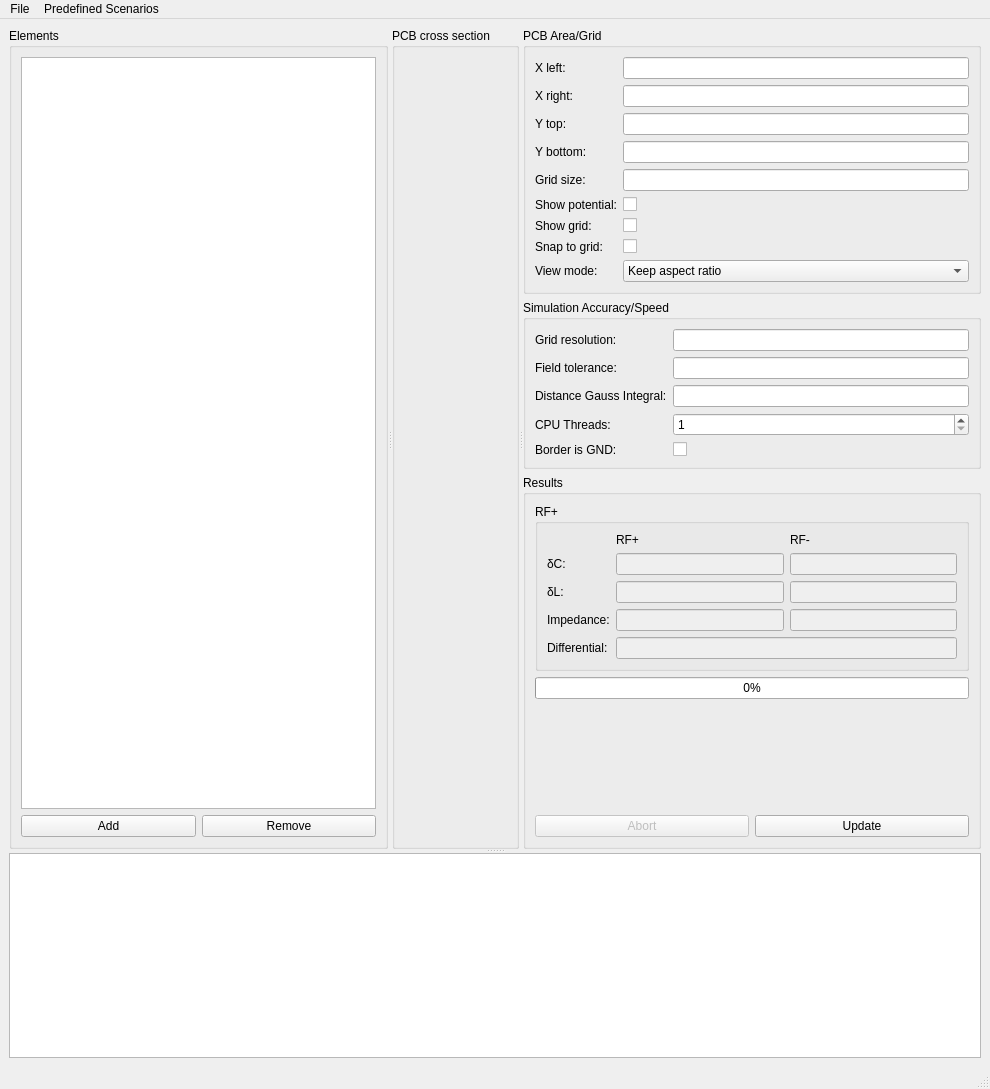
<?xml version="1.0" encoding="UTF-8"?>
<ui version="4.0">
 <class>MainWindow</class>
 <widget class="QMainWindow" name="MainWindow">
  <property name="enabled">
   <bool>true</bool>
  </property>
  <property name="geometry">
   <rect>
    <x>0</x>
    <y>0</y>
    <width>990</width>
    <height>1089</height>
   </rect>
  </property>
  <property name="windowTitle">
   <string>RF 2D Field Solver</string>
  </property>
  <property name="animated">
   <bool>true</bool>
  </property>
  <widget class="QWidget" name="centralwidget">
   <layout class="QVBoxLayout" name="verticalLayout_5">
    <item>
     <widget class="QSplitter" name="splitter_2">
      <property name="orientation">
       <enum>Qt::Vertical</enum>
      </property>
      <widget class="QSplitter" name="splitter">
       <property name="orientation">
        <enum>Qt::Horizontal</enum>
       </property>
       <widget class="QGroupBox" name="groupBox_3">
        <property name="title">
         <string>Elements</string>
        </property>
        <layout class="QVBoxLayout" name="verticalLayout_4">
         <item>
          <widget class="QTableView" name="table">
           <attribute name="horizontalHeaderStretchLastSection">
            <bool>true</bool>
           </attribute>
           <attribute name="verticalHeaderVisible">
            <bool>false</bool>
           </attribute>
          </widget>
         </item>
         <item>
          <layout class="QHBoxLayout" name="horizontalLayout">
           <item>
            <widget class="QPushButton" name="add">
             <property name="text">
              <string>Add</string>
             </property>
            </widget>
           </item>
           <item>
            <widget class="QPushButton" name="remove">
             <property name="text">
              <string>Remove</string>
             </property>
            </widget>
           </item>
          </layout>
         </item>
        </layout>
       </widget>
       <widget class="QGroupBox" name="groupBox_2">
        <property name="title">
         <string>PCB cross section</string>
        </property>
        <layout class="QVBoxLayout" name="verticalLayout_2">
         <item>
          <widget class="PCBView" name="view" native="true">
           <property name="sizePolicy">
            <sizepolicy hsizetype="Expanding" vsizetype="Expanding">
             <horstretch>0</horstretch>
             <verstretch>0</verstretch>
            </sizepolicy>
           </property>
          </widget>
         </item>
        </layout>
       </widget>
       <widget class="QWidget" name="layoutWidget">
        <layout class="QVBoxLayout" name="verticalLayout_3">
         <item>
          <widget class="QGroupBox" name="groupBox_5">
           <property name="title">
            <string>PCB Area/Grid</string>
           </property>
           <layout class="QFormLayout" name="formLayout_3">
            <item row="0" column="0">
             <widget class="QLabel" name="label_7">
              <property name="text">
               <string>X left:</string>
              </property>
             </widget>
            </item>
            <item row="1" column="0">
             <widget class="QLabel" name="label_8">
              <property name="text">
               <string>X right:</string>
              </property>
             </widget>
            </item>
            <item row="0" column="1">
             <widget class="SIUnitEdit" name="xleft"/>
            </item>
            <item row="1" column="1">
             <widget class="SIUnitEdit" name="xright"/>
            </item>
            <item row="2" column="0">
             <widget class="QLabel" name="label_9">
              <property name="text">
               <string>Y top:</string>
              </property>
             </widget>
            </item>
            <item row="3" column="0">
             <widget class="QLabel" name="label_10">
              <property name="text">
               <string>Y bottom:</string>
              </property>
             </widget>
            </item>
            <item row="2" column="1">
             <widget class="SIUnitEdit" name="ytop"/>
            </item>
            <item row="3" column="1">
             <widget class="SIUnitEdit" name="ybottom"/>
            </item>
            <item row="4" column="0">
             <widget class="QLabel" name="label_11">
              <property name="text">
               <string>Grid size:</string>
              </property>
             </widget>
            </item>
            <item row="6" column="0">
             <widget class="QLabel" name="label_12">
              <property name="text">
               <string>Show grid:</string>
              </property>
             </widget>
            </item>
            <item row="7" column="0">
             <widget class="QLabel" name="label_13">
              <property name="text">
               <string>Snap to grid:</string>
              </property>
             </widget>
            </item>
            <item row="4" column="1">
             <widget class="SIUnitEdit" name="gridsize"/>
            </item>
            <item row="6" column="1">
             <widget class="QCheckBox" name="showGrid">
              <property name="text">
               <string/>
              </property>
             </widget>
            </item>
            <item row="7" column="1">
             <widget class="QCheckBox" name="snapGrid">
              <property name="text">
               <string/>
              </property>
             </widget>
            </item>
            <item row="5" column="0">
             <widget class="QLabel" name="label_14">
              <property name="text">
               <string>Show potential:</string>
              </property>
             </widget>
            </item>
            <item row="5" column="1">
             <widget class="QCheckBox" name="showPotential">
              <property name="text">
               <string/>
              </property>
             </widget>
            </item>
            <item row="8" column="0">
             <widget class="QLabel" name="label_16">
              <property name="text">
               <string>View mode:</string>
              </property>
             </widget>
            </item>
            <item row="8" column="1">
             <widget class="QComboBox" name="viewMode">
              <item>
               <property name="text">
                <string>Keep aspect ratio</string>
               </property>
              </item>
              <item>
               <property name="text">
                <string>Fill whole area</string>
               </property>
              </item>
             </widget>
            </item>
           </layout>
          </widget>
         </item>
         <item>
          <widget class="QGroupBox" name="groupBox_4">
           <property name="title">
            <string>Simulation Accuracy/Speed</string>
           </property>
           <layout class="QFormLayout" name="formLayout_2">
            <item row="0" column="0">
             <widget class="QLabel" name="label_4">
              <property name="text">
               <string>Grid resolution:</string>
              </property>
             </widget>
            </item>
            <item row="0" column="1">
             <widget class="SIUnitEdit" name="resolution"/>
            </item>
            <item row="1" column="0">
             <widget class="QLabel" name="label_5">
              <property name="text">
               <string>Field tolerance:</string>
              </property>
             </widget>
            </item>
            <item row="1" column="1">
             <widget class="SIUnitEdit" name="tolerance"/>
            </item>
            <item row="3" column="0">
             <widget class="QLabel" name="label_6">
              <property name="text">
               <string>CPU Threads:</string>
              </property>
             </widget>
            </item>
            <item row="3" column="1">
             <widget class="QSpinBox" name="threads">
              <property name="minimum">
               <number>1</number>
              </property>
             </widget>
            </item>
            <item row="4" column="0">
             <widget class="QLabel" name="label_15">
              <property name="text">
               <string>Border is GND:</string>
              </property>
             </widget>
            </item>
            <item row="4" column="1">
             <widget class="QCheckBox" name="borderIsGND">
              <property name="text">
               <string/>
              </property>
             </widget>
            </item>
            <item row="2" column="0">
             <widget class="QLabel" name="label_17">
              <property name="text">
               <string>Distance Gauss Integral:</string>
              </property>
             </widget>
            </item>
            <item row="2" column="1">
             <widget class="SIUnitEdit" name="gaussDistance"/>
            </item>
           </layout>
          </widget>
         </item>
         <item>
          <widget class="QGroupBox" name="groupBox">
           <property name="title">
            <string>Results</string>
           </property>
           <layout class="QVBoxLayout" name="verticalLayout">
            <item>
             <widget class="QGroupBox" name="groupBox_6">
              <property name="title">
               <string>RF+</string>
              </property>
              <layout class="QGridLayout" name="gridLayout">
               <item row="0" column="2">
                <widget class="QLabel" name="label_22">
                 <property name="text">
                  <string>RF-</string>
                 </property>
                </widget>
               </item>
               <item row="1" column="2">
                <widget class="SIUnitEdit" name="capacitanceN">
                 <property name="enabled">
                  <bool>false</bool>
                 </property>
                </widget>
               </item>
               <item row="2" column="1">
                <widget class="SIUnitEdit" name="inductanceP">
                 <property name="enabled">
                  <bool>false</bool>
                 </property>
                </widget>
               </item>
               <item row="2" column="0">
                <widget class="QLabel" name="label_2">
                 <property name="text">
                  <string>δL:</string>
                 </property>
                </widget>
               </item>
               <item row="1" column="0">
                <widget class="QLabel" name="label">
                 <property name="text">
                  <string>δC:</string>
                 </property>
                </widget>
               </item>
               <item row="0" column="1">
                <widget class="QLabel" name="label_21">
                 <property name="text">
                  <string>RF+</string>
                 </property>
                </widget>
               </item>
               <item row="2" column="2">
                <widget class="SIUnitEdit" name="inductanceN">
                 <property name="enabled">
                  <bool>false</bool>
                 </property>
                </widget>
               </item>
               <item row="3" column="2">
                <widget class="SIUnitEdit" name="impedanceN">
                 <property name="enabled">
                  <bool>false</bool>
                 </property>
                </widget>
               </item>
               <item row="3" column="1">
                <widget class="SIUnitEdit" name="impedanceP">
                 <property name="enabled">
                  <bool>false</bool>
                 </property>
                </widget>
               </item>
               <item row="3" column="0">
                <widget class="QLabel" name="label_3">
                 <property name="text">
                  <string>Impedance:</string>
                 </property>
                </widget>
               </item>
               <item row="1" column="1">
                <widget class="SIUnitEdit" name="capacitanceP">
                 <property name="enabled">
                  <bool>false</bool>
                 </property>
                </widget>
               </item>
               <item row="4" column="0">
                <widget class="QLabel" name="label_19">
                 <property name="text">
                  <string>Differential:</string>
                 </property>
                </widget>
               </item>
               <item row="4" column="1" colspan="2">
                <widget class="SIUnitEdit" name="impedanceDiff">
                 <property name="enabled">
                  <bool>false</bool>
                 </property>
                </widget>
               </item>
              </layout>
             </widget>
            </item>
            <item>
             <widget class="QProgressBar" name="progress">
              <property name="value">
               <number>0</number>
              </property>
             </widget>
            </item>
            <item>
             <spacer name="verticalSpacer">
              <property name="orientation">
               <enum>Qt::Vertical</enum>
              </property>
              <property name="sizeHint" stdset="0">
               <size>
                <width>20</width>
                <height>56</height>
               </size>
              </property>
             </spacer>
            </item>
            <item>
             <layout class="QHBoxLayout" name="horizontalLayout_2">
              <item>
               <widget class="QPushButton" name="abort">
                <property name="enabled">
                 <bool>false</bool>
                </property>
                <property name="text">
                 <string>Abort</string>
                </property>
               </widget>
              </item>
              <item>
               <widget class="QPushButton" name="update">
                <property name="text">
                 <string>Update</string>
                </property>
               </widget>
              </item>
             </layout>
            </item>
           </layout>
          </widget>
         </item>
        </layout>
       </widget>
      </widget>
      <widget class="QPlainTextEdit" name="status">
       <property name="enabled">
        <bool>true</bool>
       </property>
       <property name="readOnly">
        <bool>true</bool>
       </property>
      </widget>
     </widget>
    </item>
   </layout>
  </widget>
  <widget class="QMenuBar" name="menubar">
   <property name="geometry">
    <rect>
     <x>0</x>
     <y>0</y>
     <width>990</width>
     <height>22</height>
    </rect>
   </property>
   <widget class="QMenu" name="menuFile">
    <property name="title">
     <string>File</string>
    </property>
    <addaction name="actionOpen"/>
    <addaction name="actionSave"/>
   </widget>
   <widget class="QMenu" name="menuPredefined_Scenarios">
    <property name="title">
     <string>Predefined Scenarios</string>
    </property>
   </widget>
   <addaction name="menuFile"/>
   <addaction name="menuPredefined_Scenarios"/>
  </widget>
  <widget class="QStatusBar" name="statusbar"/>
  <action name="actionOpen">
   <property name="text">
    <string>Open</string>
   </property>
  </action>
  <action name="actionSave">
   <property name="text">
    <string>Save</string>
   </property>
  </action>
  <action name="actionSet_Area">
   <property name="text">
    <string>Set Area</string>
   </property>
  </action>
  <action name="actionbla">
   <property name="text">
    <string>bla</string>
   </property>
  </action>
 </widget>
 <customwidgets>
  <customwidget>
   <class>SIUnitEdit</class>
   <extends>QLineEdit</extends>
   <header>CustomWidgets/siunitedit.h</header>
  </customwidget>
  <customwidget>
   <class>PCBView</class>
   <extends>QWidget</extends>
   <header>CustomWidgets/pcbview.h</header>
   <container>1</container>
  </customwidget>
 </customwidgets>
 <resources/>
 <connections/>
</ui>
